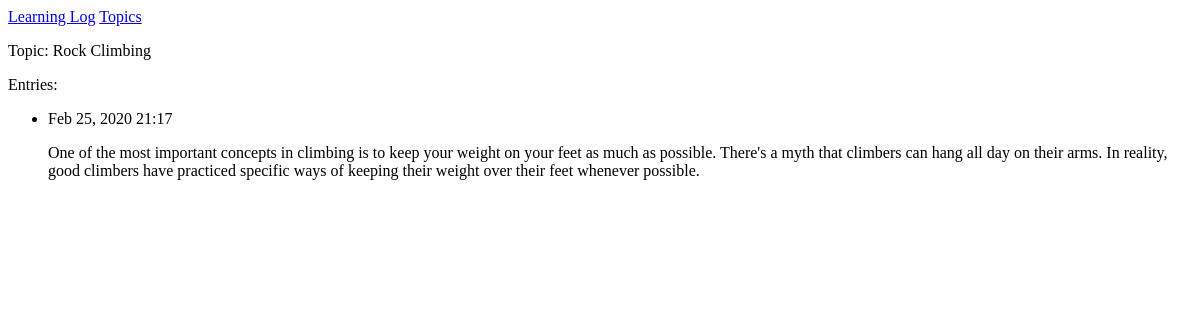
Before: /topics/2/ with the older database file.
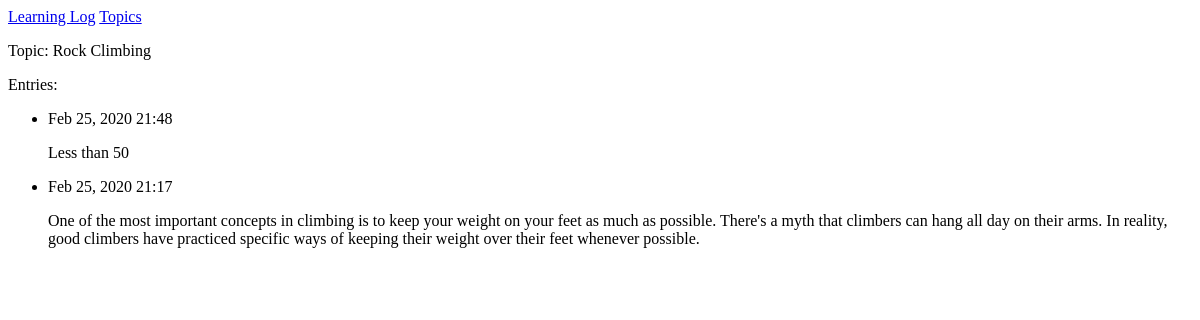
After: the same page with the newer database file.
### learning_logs/models.py (models this page shows, shortened)
class Topic(models.Model):
    text = models.CharField(max_length=200)
    date_added = models.DateTimeField(auto_now_add=True)
    def __str__(self):
        return self.text

class Entry(models.Model):
    topic = models.ForeignKey(Topic, on_delete=models.CASCADE)
    text = models.TextField()
    date_added = models.DateTimeField(auto_now_add=True)
    class Meta:
        verbose_name_plural = 'entries'

### learning_logs/views.py (the view)
# urls.py: path('topics/<int:topic_id>/', views.topic, name='topic'),
def topic(request, topic_id):
    topic = Topic.objects.get(id=topic_id)
    entries = topic.entry_set.order_by('-date_added')
    context = {'topic': topic, 'entries': entries}
    return render(request, 'learning_logs/topic.html', context)

### learning_logs/templates/learning_logs/topic.html
{% extends 'learning_logs/base.html' %}
{% block content %}
    <p>Topic: {{ topic }}</p>
    <p>Entries: </p>
    <ul>
        {% for entry in entries %}
            <li>
                <p>{{ entry.date_added|date:'M d, Y H:i'}}</p>
                <p>{{ entry.text|linebreaks }}</p>
            </li>
        {% empty %}
            <li>There are no entries for this topic yet.</li>
        {% endfor %}
    </ul>
{% endblock content %}

### learning_logs/templates/learning_logs/base.html
<p>
    <a href="{% url 'learning_logs:index' %}">Learning Log</a>
    <a href="{% url 'learning_logs:topics' %}">Topics</a>
</p>
{% block content %}{% endblock content %}

Changed rows visible on the page:
added Entry: date_added "Feb 25, 2020 21:48", text "Less than 50"
